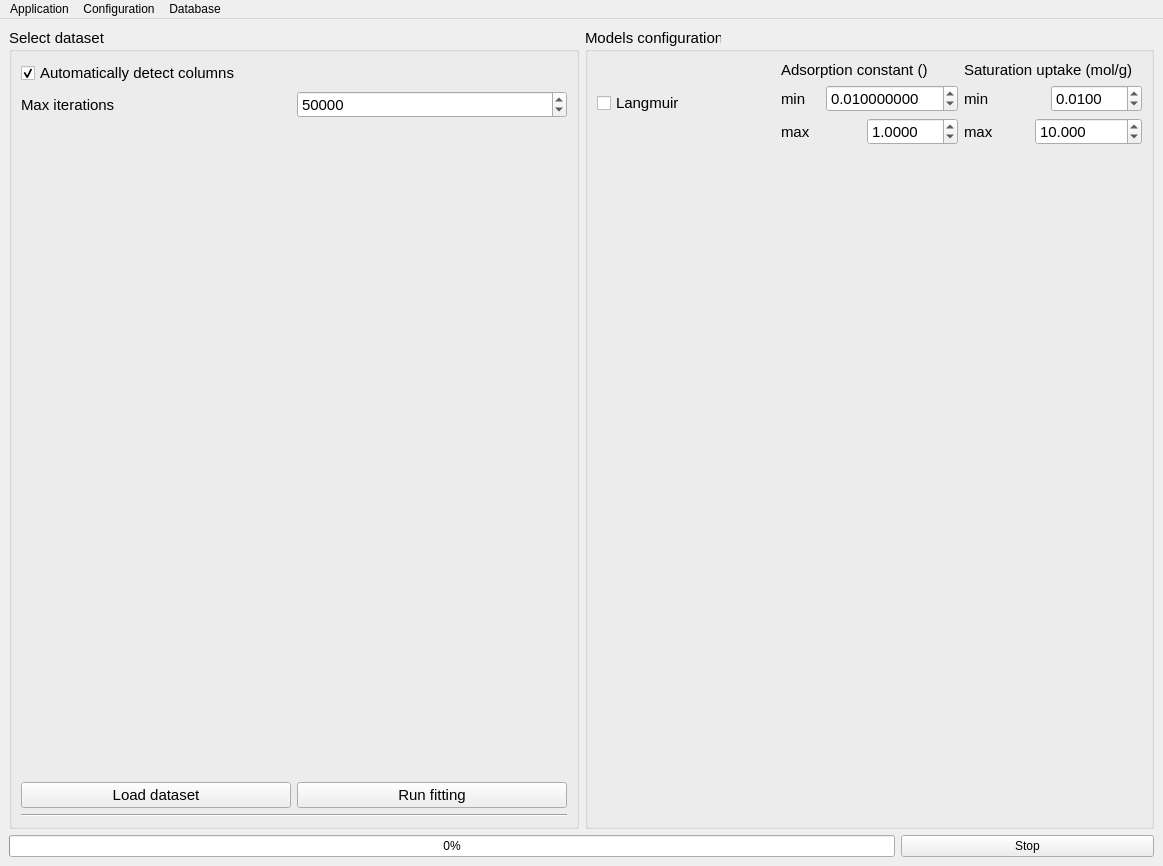
<?xml version="1.0" encoding="UTF-8"?>
<ui version="4.0">
 <class>MainWindow</class>
 <widget class="QMainWindow" name="MainWindow">
  <property name="geometry">
   <rect>
    <x>0</x>
    <y>0</y>
    <width>1163</width>
    <height>866</height>
   </rect>
  </property>
  <property name="minimumSize">
   <size>
    <width>800</width>
    <height>500</height>
   </size>
  </property>
  <property name="windowTitle">
   <string>ADSORFIT</string>
  </property>
  <property name="styleSheet">
   <string notr="true"/>
  </property>
  <widget class="QWidget" name="centralwidget">
   <property name="styleSheet">
    <string notr="true"/>
   </property>
   <layout class="QVBoxLayout" name="verticalLayout_2">
    <item>
     <layout class="QHBoxLayout" name="horizontalLayout_3">
      <item>
       <widget class="QGroupBox" name="datasetGroup">
        <property name="font">
         <font>
          <pointsize>11</pointsize>
          <bold>false</bold>
         </font>
        </property>
        <property name="title">
         <string>Select dataset</string>
        </property>
        <layout class="QVBoxLayout" name="verticalLayout_3">
         <item>
          <widget class="QCheckBox" name="detectCols">
           <property name="toolTip">
            <string>&lt;html&gt;&lt;head/&gt;&lt;body&gt;&lt;p&gt;Empty documents will be removed from the dataset and never saved&lt;/p&gt;&lt;/body&gt;&lt;/html&gt;</string>
           </property>
           <property name="text">
            <string>Automatically detect columns</string>
           </property>
           <property name="checked">
            <bool>true</bool>
           </property>
          </widget>
         </item>
         <item>
          <layout class="QHBoxLayout" name="horizontalLayout_4">
           <item>
            <layout class="QHBoxLayout" name="horizontalLayout_6">
             <item>
              <widget class="QLabel" name="NDLabel">
               <property name="text">
                <string>Max iterations</string>
               </property>
              </widget>
             </item>
             <item>
              <widget class="QSpinBox" name="maxIterations">
               <property name="toolTip">
                <string>&lt;html&gt;&lt;head/&gt;&lt;body&gt;&lt;p&gt;Maximum number of documents to consider for both dataset analysis and tokenizers benchmarks&lt;/p&gt;&lt;/body&gt;&lt;/html&gt;</string>
               </property>
               <property name="maximum">
                <number>1000000000</number>
               </property>
               <property name="value">
                <number>50000</number>
               </property>
              </widget>
             </item>
            </layout>
           </item>
          </layout>
         </item>
         <item>
          <spacer name="verticalSpacer">
           <property name="orientation">
            <enum>Qt::Orientation::Vertical</enum>
           </property>
           <property name="sizeHint" stdset="0">
            <size>
             <width>20</width>
             <height>40</height>
            </size>
           </property>
          </spacer>
         </item>
         <item>
          <layout class="QHBoxLayout" name="horizontalLayout_2">
           <item>
            <widget class="QPushButton" name="loadDataset">
             <property name="toolTip">
              <string>&lt;html&gt;&lt;head/&gt;&lt;body&gt;&lt;p&gt;&lt;span style=&quot; font-weight:400;&quot;&gt;Download and save the selected text dataset from HuggingFace. Database update may take a while if the dataset is very large &lt;/span&gt;&lt;/p&gt;&lt;/body&gt;&lt;/html&gt;</string>
             </property>
             <property name="text">
              <string>Load dataset</string>
             </property>
            </widget>
           </item>
           <item>
            <widget class="QPushButton" name="runFitting">
             <property name="text">
              <string>Run fitting</string>
             </property>
            </widget>
           </item>
          </layout>
         </item>
         <item>
          <widget class="Line" name="line">
           <property name="orientation">
            <enum>Qt::Orientation::Horizontal</enum>
           </property>
          </widget>
         </item>
        </layout>
       </widget>
      </item>
      <item>
       <widget class="QGroupBox" name="modelsConfigGroup">
        <property name="font">
         <font>
          <pointsize>11</pointsize>
         </font>
        </property>
        <property name="title">
         <string>Models configuration</string>
        </property>
        <layout class="QVBoxLayout" name="verticalLayout_6">
         <item>
          <layout class="QHBoxLayout" name="horizontalLayout_8">
           <item>
            <widget class="QCheckBox" name="selectLangmuir">
             <property name="text">
              <string>Langmuir</string>
             </property>
            </widget>
           </item>
           <item>
            <layout class="QVBoxLayout" name="verticalLayout">
             <item>
              <widget class="QLabel" name="NDLabel_2">
               <property name="text">
                <string>Adsorption constant ()</string>
               </property>
              </widget>
             </item>
             <item>
              <layout class="QHBoxLayout" name="horizontalLayout_5">
               <item>
                <widget class="QLabel" name="minKLabel">
                 <property name="text">
                  <string>min</string>
                 </property>
                </widget>
               </item>
               <item>
                <widget class="QDoubleSpinBox" name="minLangK">
                 <property name="toolTip">
                  <string>&lt;html&gt;&lt;head/&gt;&lt;body&gt;&lt;p&gt;Maximum number of documents to consider for both dataset analysis and tokenizers benchmarks&lt;/p&gt;&lt;/body&gt;&lt;/html&gt;</string>
                 </property>
                 <property name="decimals">
                  <number>9</number>
                 </property>
                 <property name="maximum">
                  <double>100.000000000000000</double>
                 </property>
                 <property name="singleStep">
                  <double>0.000010000000000</double>
                 </property>
                 <property name="value">
                  <double>0.010000000000000</double>
                 </property>
                </widget>
               </item>
              </layout>
             </item>
             <item>
              <layout class="QHBoxLayout" name="horizontalLayout_7">
               <item>
                <widget class="QLabel" name="maxKLabel">
                 <property name="text">
                  <string>max</string>
                 </property>
                </widget>
               </item>
               <item>
                <widget class="QDoubleSpinBox" name="maxLangK">
                 <property name="toolTip">
                  <string>&lt;html&gt;&lt;head/&gt;&lt;body&gt;&lt;p&gt;Maximum number of documents to consider for both dataset analysis and tokenizers benchmarks&lt;/p&gt;&lt;/body&gt;&lt;/html&gt;</string>
                 </property>
                 <property name="decimals">
                  <number>4</number>
                 </property>
                 <property name="maximum">
                  <double>100.000000000000000</double>
                 </property>
                 <property name="singleStep">
                  <double>0.000010000000000</double>
                 </property>
                 <property name="value">
                  <double>1.000000000000000</double>
                 </property>
                </widget>
               </item>
              </layout>
             </item>
            </layout>
           </item>
           <item>
            <layout class="QVBoxLayout" name="verticalLayout_4">
             <item>
              <widget class="QLabel" name="NDLabel_5">
               <property name="text">
                <string>Saturation uptake (mol/g)</string>
               </property>
              </widget>
             </item>
             <item>
              <layout class="QHBoxLayout" name="horizontalLayout_9">
               <item>
                <widget class="QLabel" name="minQLabel">
                 <property name="text">
                  <string>min</string>
                 </property>
                </widget>
               </item>
               <item>
                <widget class="QDoubleSpinBox" name="minLangQSat">
                 <property name="toolTip">
                  <string>&lt;html&gt;&lt;head/&gt;&lt;body&gt;&lt;p&gt;Maximum number of documents to consider for both dataset analysis and tokenizers benchmarks&lt;/p&gt;&lt;/body&gt;&lt;/html&gt;</string>
                 </property>
                 <property name="decimals">
                  <number>4</number>
                 </property>
                 <property name="maximum">
                  <double>100.000000000000000</double>
                 </property>
                 <property name="singleStep">
                  <double>0.000010000000000</double>
                 </property>
                 <property name="value">
                  <double>0.010000000000000</double>
                 </property>
                </widget>
               </item>
              </layout>
             </item>
             <item>
              <layout class="QHBoxLayout" name="horizontalLayout_10">
               <item>
                <widget class="QLabel" name="maxQLabel">
                 <property name="text">
                  <string>max</string>
                 </property>
                </widget>
               </item>
               <item>
                <widget class="QDoubleSpinBox" name="maxLangQSat">
                 <property name="toolTip">
                  <string>&lt;html&gt;&lt;head/&gt;&lt;body&gt;&lt;p&gt;Maximum number of documents to consider for both dataset analysis and tokenizers benchmarks&lt;/p&gt;&lt;/body&gt;&lt;/html&gt;</string>
                 </property>
                 <property name="decimals">
                  <number>3</number>
                 </property>
                 <property name="maximum">
                  <double>100000.000000000000000</double>
                 </property>
                 <property name="singleStep">
                  <double>1.000000000000000</double>
                 </property>
                 <property name="value">
                  <double>10.000000000000000</double>
                 </property>
                </widget>
               </item>
              </layout>
             </item>
            </layout>
           </item>
          </layout>
         </item>
         <item>
          <spacer name="verticalSpacer_3">
           <property name="orientation">
            <enum>Qt::Orientation::Vertical</enum>
           </property>
           <property name="sizeHint" stdset="0">
            <size>
             <width>20</width>
             <height>616</height>
            </size>
           </property>
          </spacer>
         </item>
        </layout>
       </widget>
      </item>
     </layout>
    </item>
    <item>
     <layout class="QHBoxLayout" name="horizontalLayout" stretch="7,2">
      <item>
       <widget class="QProgressBar" name="progressBar">
        <property name="value">
         <number>0</number>
        </property>
       </widget>
      </item>
      <item>
       <widget class="QPushButton" name="stopThread">
        <property name="text">
         <string>Stop</string>
        </property>
       </widget>
      </item>
     </layout>
    </item>
   </layout>
  </widget>
  <widget class="QMenuBar" name="menubar">
   <property name="geometry">
    <rect>
     <x>0</x>
     <y>0</y>
     <width>1163</width>
     <height>27</height>
    </rect>
   </property>
   <widget class="QMenu" name="menuApplication">
    <property name="title">
     <string>Application</string>
    </property>
    <addaction name="actionReloadApp"/>
   </widget>
   <widget class="QMenu" name="menuConfiguration">
    <property name="title">
     <string>Configuration</string>
    </property>
    <addaction name="actionSaveConfig"/>
    <addaction name="actionLoadConfig"/>
   </widget>
   <widget class="QMenu" name="menuDatabase">
    <property name="title">
     <string>Database</string>
    </property>
    <addaction name="actionDeleteData"/>
    <addaction name="actionExportData"/>
   </widget>
   <addaction name="menuApplication"/>
   <addaction name="menuConfiguration"/>
   <addaction name="menuDatabase"/>
  </widget>
  <action name="actionReloadApp">
   <property name="text">
    <string>Reload application</string>
   </property>
  </action>
  <action name="actionSaveConfig">
   <property name="text">
    <string>Save current configuration</string>
   </property>
  </action>
  <action name="actionLoadConfig">
   <property name="text">
    <string>Load configuration</string>
   </property>
  </action>
  <action name="actionDeleteData">
   <property name="text">
    <string>Delete data</string>
   </property>
  </action>
  <action name="actionExportData">
   <property name="text">
    <string>Export data</string>
   </property>
  </action>
 </widget>
 <resources/>
 <connections/>
</ui>
